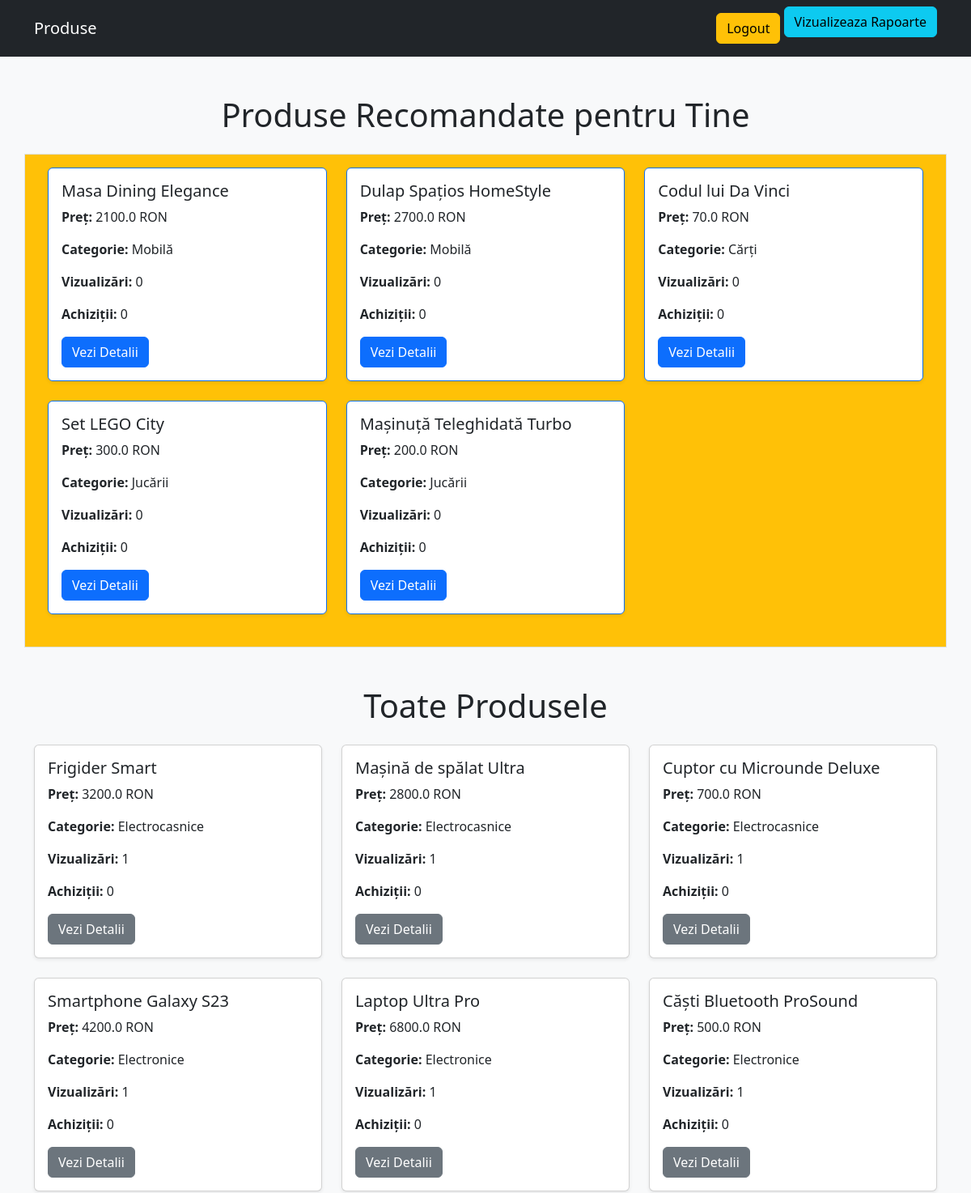
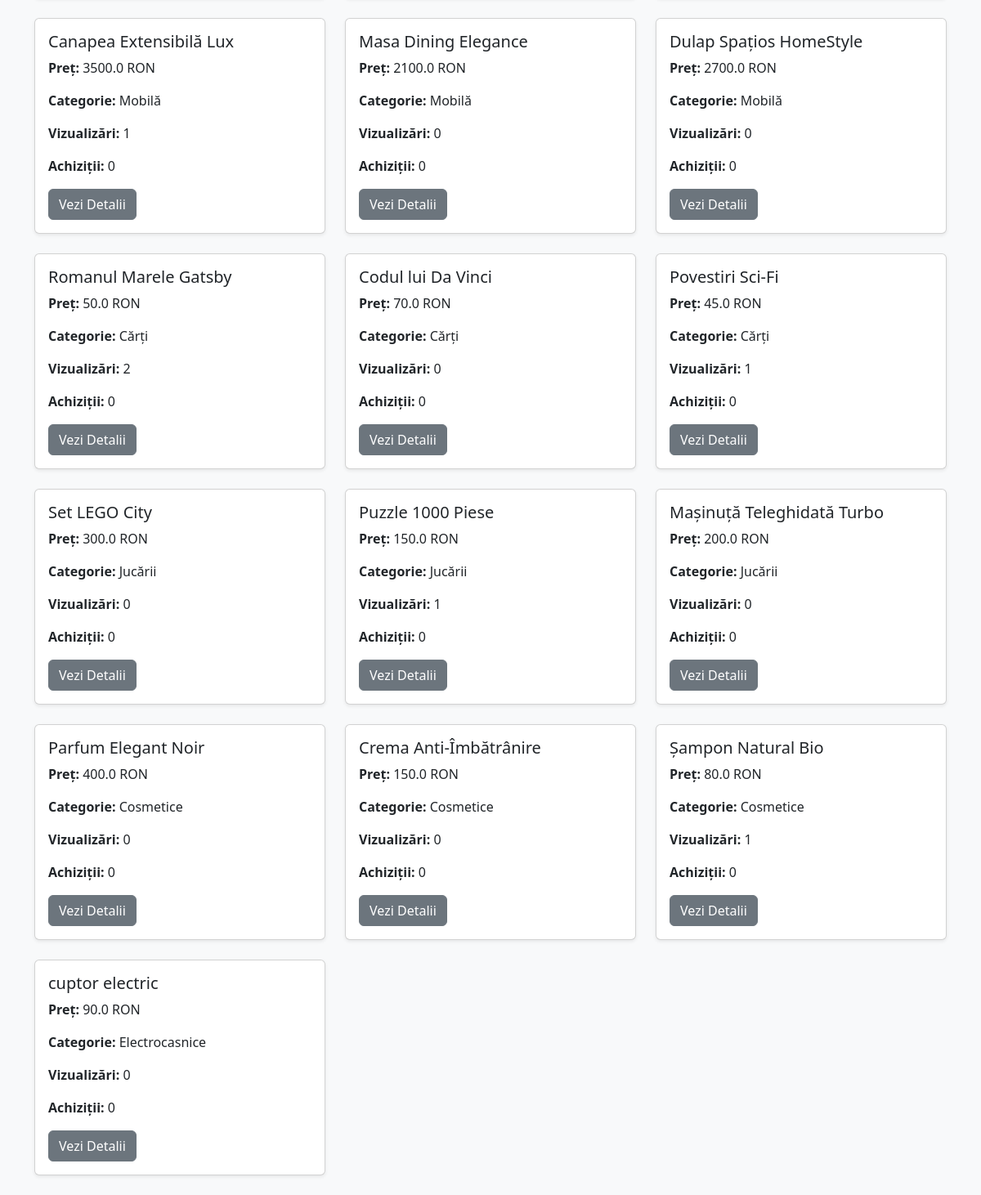
Screenshot of / (signed in) with the database file from the repository (2 pictures, top to bottom).
### models.py (models this page shows, shortened)
class Product(db.Model):
    id = db.Column(db.Integer, primary_key=True)
    name = db.Column(db.String(100))
    category = db.Column(db.String(50))
    price = db.Column(db.Float)
    description = db.Column(db.Text)
    views = db.Column(db.Integer, default=0)
    purchases = db.Column(db.Integer, default=0)

### app.py (the view)
@app.route("/")
@login_required
def home():
    produse = Product.query.all()
    produse_recomandate = get_recommended_products(session.get('user_id'))
    return render_template("index.html", produse=produse, produse_recomandate=produse_recomandate, user_role=session.get('role'))

### app.py (called while the page is built)
def login_required(f):
    @wraps(f)
    def decorated_function(*args, **kwargs):
        if "user_id" not in session:
            flash("Trebuie să fii autentificat pentru a accesa această pagină.")
            return redirect(url_for("login"))
        return f(*args, **kwargs)
    return decorated_function

### templates/index.html (shortened to what this page needs)
<!DOCTYPE html>
<html lang="ro">
<head>
    <link rel="stylesheet" href="https://cdn.jsdelivr.net/npm/bootstrap@5.3.0/dist/css/bootstrap.min.css">
</head>
<body class="bg-light">
<nav class="navbar navbar-expand-lg navbar-dark bg-dark">
    <div class="container">
        <a class="navbar-brand" href="/">Produse</a>
        <div class="ml-auto">
            {% if user_role %}
                <a href="{{ url_for('logout') }}" class="btn btn-warning">Logout</a>
                <a href="{{ url_for('popular_products') }}" class="btn btn-info mb-3">Vizualizeaza Rapoarte</a>
            {% else %}
                <a href="{{ url_for('login') }}" class="btn btn-primary">Login</a>
                <a href="{{ url_for('register') }}" class="btn btn-success">Register</a>
            {% endif %}
        </div>
    </div>
</nav>
<div class="container mt-5">
    <h1 class="text-center mb-4">Produse Recomandate pentru Tine</h1>
    {% if produse_recomandate %}
    <div class="row mb-5 border p-3 bg-warning">
        {% for produs in produse_recomandate %}
        <div class="col-md-4 mb-4">
            <div class="card border-primary shadow-sm">
                <div class="card-body">
                    <h5 class="card-title">{{ produs.name }}</h5>
                    <p class="card-text"><strong>Preț:</strong> {{ produs.price }} RON</p>
                    <p class="card-text"><strong>Categorie:</strong> {{ produs.category }}</p>
                    <p class="card-text"><strong>Vizualizări:</strong> {{ produs.views }}</p>
                    <p class="card-text"><strong>Achiziții:</strong> {{ produs.purchases }}</p>
                    <a href="{{ url_for('view_product', product_id=produs.id) }}" class="btn btn-primary">Vezi Detalii</a>
                </div>
            </div>
        </div>
        {% endfor %}
    </div>
    {% else %}
    <p class="text-center">Nu există produse recomandate încă. Vizualizează produse pentru recomandări personalizate.</p>
    {% endif %}
</div>
<div class="container mt-5">
    <h1 class="text-center mb-4">Toate Produsele</h1>
    <div class="row">
        {% for produs in produse %}
        <div class="col-md-4 mb-4">
            <div class="card shadow-sm">
                <div class="card-body">
                    <h5 class="card-title">{{ produs.name }}</h5>
                    <p class="card-text"><strong>Preț:</strong> {{ produs.price }} RON</p>
                    <p class="card-text"><strong>Categorie:</strong> {{ produs.category }}</p>
                    <p class="card-text"><strong>Vizualizări:</strong> {{ produs.views }}</p>
                    <p class="card-text"><strong>Achiziții:</strong> {{ produs.purchases }}</p>
                    <a href="{{ url_for('view_product', product_id=produs.id) }}" class="btn btn-secondary">Vezi Detalii</a>
                </div>
            </div>
        </div>
        {% endfor %}
    </div>
</div>
</body>
</html>

### rows the page displays
Product: name "Masa Dining Elegance", price "2100.0", category "Mobilă", views "0", purchases "0"
Product: name "Dulap Spațios HomeStyle", price "2700.0", category "Mobilă", views "0", purchases "0"
Product: name "Codul lui Da Vinci", price "70.0", category "Cărți", views "0", purchases "0"
Product: name "Set LEGO City", price "300.0", category "Jucării", views "0", purchases "0"
Product: name "Mașinuță Teleghidată Turbo", price "200.0", category "Jucării", views "0", purchases "0"
Product: name "Frigider Smart", price "3200.0", category "Electrocasnice", views "1", purchases "0"
Product: name "Mașină de spălat Ultra", price "2800.0", category "Electrocasnice", views "1", purchases "0"
Product: name "Cuptor cu Microunde Deluxe", price "700.0", category "Electrocasnice", views "1", purchases "0"
Product: name "Smartphone Galaxy S23", price "4200.0", category "Electronice", views "1", purchases "0"
Product: name "Laptop Ultra Pro", price "6800.0", category "Electronice", views "1", purchases "0"
Product: name "Căști Bluetooth ProSound", price "500.0", category "Electronice", views "1", purchases "0"
Product: name "Canapea Extensibilă Lux", price "3500.0", category "Mobilă", views "1", purchases "0"
Product: name "Romanul Marele Gatsby", price "50.0", category "Cărți", views "2", purchases "0"
Product: name "Povestiri Sci-Fi", price "45.0", category "Cărți", views "1", purchases "0"
Product: name "Puzzle 1000 Piese", price "150.0", category "Jucării", views "1", purchases "0"
Product: name "Parfum Elegant Noir", price "400.0", category "Cosmetice", views "0", purchases "0"
Product: name "Crema Anti-Îmbătrânire", price "150.0", category "Cosmetice", views "0", purchases "0"
Product: name "Șampon Natural Bio", price "80.0", category "Cosmetice", views "1", purchases "0"
Product: name "cuptor electric", price "90.0", category "Electrocasnice", views "0", purchases "0"
